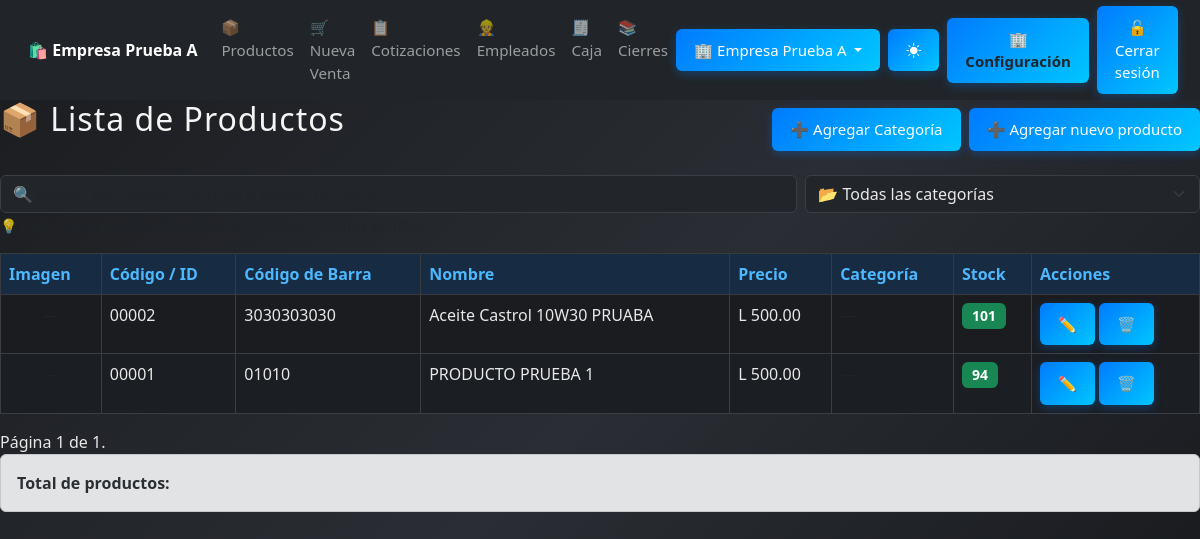
The app's page /productos/ (signed in) with its own data.
### core/models.py (models this page shows, shortened)
class Empresa(models.Model):
    nombre = models.CharField(max_length=150)
    rtn = models.CharField(max_length=20, blank=True, null=True)
    direccion = models.CharField(max_length=255, blank=True, null=True)
    telefono = models.CharField(max_length=20, blank=True, null=True)
    correo = models.EmailField(max_length=150, blank=True, null=True)
    activo = models.BooleanField(default=True)
    creado = models.DateTimeField(auto_now_add=True)

### productos/models.py (models this page shows, shortened)
class Producto(models.Model):
    TIPO_IMPUESTO_CHOICES = [
        ('E', 'Exento'),
        ('G15', 'Gravado 15%'),
        ('G18', 'Gravado 18%'),
        ('EXO', 'Exonerado'),
    ]
    empresa = models.ForeignKey(
        Empresa,
        on_delete=models.PROTECT,
        related_name="productos"
    )
    imagen = models.ImageField(upload_to='productos/', null=True, blank=True)
    codigo = models.CharField(
        max_length=5,
        blank=True,
        db_index=True,
        verbose_name="Código o ID"
    )
    codigo_barra = models.CharField(
        max_length=100,
        blank=True,
        null=True,
        verbose_name="Código de barra"
    )
    nombre = models.CharField(max_length=100)
    descripcion = models.TextField(blank=True)
    precio = models.DecimalField(max_digits=10, decimal_places=2)
    stock = models.IntegerField(default=0)
    categoria = models.ForeignKey(
        Categoria,
        on_delete=models.CASCADE,
        null=True,
        blank=True
    )
    activo = models.BooleanField(default=True)
    fecha_creacion = models.DateTimeField(auto_now_add=True, null=True, blank=True)
    tipo_impuesto = models.CharField(max_length=4, choices=TIPO_IMPUESTO_CHOICES, default='E')
    class Meta:
        ordering = ['nombre']
        verbose_name = "Producto"
        verbose_name_plural = "Productos"
        constraints = [
            models.UniqueConstraint(fields=['empresa', 'codigo'], name='uniq_producto_codigo_por_empresa'),
            models.UniqueConstraint(fields=['empresa', 'codigo_barra'], name='uniq_producto_barra_por_empresa'),
        ]
    @property
    def necesita_restock(self):
        return self.stock <= 5

### productos/views.py (the view, shortened to what this page needs)
# urls.py: path('', views.listar_productos, name='listar_productos'),
@login_required
@requiere_modulo('mod_productos')
@permission_required('productos.view_producto', raise_exception=True)
def listar_productos(request):
    query = (request.GET.get('q') or '').strip()
    categoria_id = (request.GET.get('categoria') or '').strip()
    productos = Producto.objects.filter(empresa=request.empresa)
    if categoria_id.isdigit():
        productos = productos.filter(categoria_id=categoria_id, categoria__empresa=request.empresa)
    productos = productos.order_by('-id')
    paginator = Paginator(productos, 15)
    page_number = request.GET.get('page')
    page_obj = paginator.get_page(page_number)
    categorias = Categoria.objects.filter(empresa=request.empresa).order_by('nombre')
    return render(request, 'productos/listar_productos.html', {
        'page_obj': page_obj,
        'categorias': categorias,
        'categoria_seleccionada': categoria_id,
        'query': query
    })

### core/context_processors.py (called while the page is built)
def empresas_para_superuser(request):
    if request.user.is_authenticated and request.user.is_superuser:
        return {"empresas_selector": Empresa.objects.all().order_by("id")}
    return {"empresas_selector": []}

def empresa_config(request):
    empresa = getattr(request, "empresa", None)
    if not empresa:
        return {"empresa": None}
    config, _ = EmpresaConfig.objects.get_or_create(
        empresa=empresa,
        defaults={
            "nombre": empresa.nombre,
            "rtn": "00000000000000",
            "direccion": "Pendiente",
        }
    )
    return {"empresa": config}

def modulos_config(request):
    empresa = getattr(request, "empresa", None)
    if not empresa:
        return {"modulos": None}
    modulos, _ = ModuloConfig.objects.get_or_create(empresa=empresa)
    return {"modulos": modulos}

### productos/templates/productos/listar_productos.html (shortened to what this page needs)
{% extends 'base.html' %}
{% block content %}
<div class="d-flex justify-content-between align-items-center mb-3">
    <h2>📦 Lista de Productos</h2>
    <div class="d-flex gap-2">
        <a href="{% url 'productos:crear_categoria' %}" class="btn btn-secondary">➕ Agregar Categoría</a>
        <a href="{% url 'productos:agregar_producto' %}" class="btn btn-success">➕ Agregar nuevo producto</a>
    </div>
</div>
<div class="mb-3">
    <div class="row g-2">
        <div class="col-md-8">
            <input type="text" id="search-input" class="form-control" placeholder="🔍 Buscar por código, nombre o código de barra..." value="{{ query }}" autocomplete="off">
        </div>
        <div class="col-md-4">
            <select id="categoria-select" class="form-select">
                <option value="">📂 Todas las categorías</option>
            </select>
        </div>
    </div>
    <small class="text-muted">💡 La búsqueda se actualiza automáticamente mientras escribes</small>
</div>
<div id="productos-container">
    <table class="table table-bordered table-striped table-hover">
        <thead class="table-dark">
            <tr>
                <th>Imagen</th>
                <th>Código / ID</th>
                <th>Código de Barra</th>
                <th>Nombre</th>
                <th>Precio</th>
                <th>Categoría</th>
                <th>Stock</th>
                <th>Acciones</th>
            </tr>
        </thead>
        <tbody id="productos-tbody">
            {% for producto in page_obj.object_list %}
            <tr {% if producto.necesita_restock %}class="table-warning"{% endif %}>
                <td class="text-center">
                {% if producto.imagen %}
                    <img src="{{ producto.imagen.url }}"
                        alt="Imagen"
                        style="max-height:60px; border-radius:6px;">
                {% else %}
                    <span class="text-muted">—</span>
                {% endif %}
                </td>
                <td>{{ producto.codigo }}</td>
                <td>{{ producto.codigo_barra|default:"—" }}</td>
                <td>{{ producto.nombre }}</td>
                <td>L {{ producto.precio|floatformat:2 }}</td>
                <td>
                    {% if producto.categoria %}
                        {{ producto.categoria.nombre }}
                    {% else %}
                        <span class="text-muted">—</span>
                    {% endif %}
                </td>
                <td>
                    <span class="badge {% if producto.necesita_restock %}bg-warning text-dark{% else %}bg-success{% endif %}">
                        {{ producto.stock }}
                    </span>
                </td>
                <td>
                   {% if perms.core.change_producto %}
            <a href="{% url 'productos:editar_producto' producto.id %}"
            class="btn btn-warning btn-sm"
            title="Editar">✏️</a>
        {% endif %}
        {% if perms.core.delete_producto %}
            <a href="{% url 'productos:eliminar_producto' producto.id %}"
            class="btn btn-danger btn-sm"
            title="Eliminar"
            onclick="return confirm('¿Seguro que deseas eliminar este producto?')">🗑️</a>
        {% endif %}
                </td>
            </tr>
            {% empty %}
            <tr>
                <td colspan="7" class="text-center text-muted">No hay productos registrados.</td>
            </tr>
            {% endfor %}
        </tbody>
    </table>
        <div class="pagination">
    <span class="step-links">
        <span class="current">
            Página {{ page_obj.number }} de {{ page_obj.paginator.num_pages }}.
        </span>
    </span>
</div>
</div>
</div>
<div class="alert alert-secondary">
    <strong>Total de productos:</strong>
</div>
{% endblock %}

### core/templates/base.html (shortened to what this page needs)
<!DOCTYPE html>
<html lang="es">
<head>
  {% load static %}
  <link href="https://cdn.jsdelivr.net/npm/bootstrap@5.3.0/dist/css/bootstrap.min.css" rel="stylesheet">
  <link rel="stylesheet" href="{% static 'css/estilo_base.css' %}">
  <link href="https://cdn.jsdelivr.net/npm/bootstrap-icons@1.11.3/font/bootstrap-icons.css" rel="stylesheet">
</head>
<body>
  <nav class="navbar navbar-expand-lg navbar-dark bg-dark sticky-top" id="menu-principal">
    <div class="container-fluid">
      <a class="navbar-brand fw-bold" href="{% url 'dashboard' %}">
        🛍️ {{ request.empresa.nombre|default:"SISTEMAS FAJARDO" }}
      </a>
      <div class="collapse navbar-collapse" id="navbarNav">
        <ul class="navbar-nav me-auto">
          <li class="nav-item">
            <a class="nav-link" href="{% url 'productos:listar_productos' %}">📦 Productos</a>
          </li>
          <li class="nav-item">
            {% if modulos.mod_ventas and perms.ventas.add_venta %}
              <a class="nav-link" href="{% url 'ventas:crear_venta' %}">🛒 Nueva Venta</a>
            {% endif %}
          </li>
          <li class="nav-item">
            {% if modulos.mod_cotizaciones and perms.cotizaciones.view_cotizacion %}
              <a class="nav-link" href="{% url 'cotizaciones:lista_cotizaciones' %}">📋 Cotizaciones</a>
            {% endif %}
          </li>
          <li class="nav-item">
            {% if modulos.mod_empleados and perms.empleados.view_empleado %}
              <a class="nav-link" href="{% url 'empleados:lista_empleados' %}">👷 Empleados</a>
            {% endif %}
          </li>
        <li class="nav-item">
            {% if modulos.mod_caja and perms.caja.add_cajasesion %}
              <a class="nav-link" href="{% url 'caja:abrir_caja' %}">🧾 Caja</a>
            {% endif %}
          </li>
          <li class="nav-item">
            {% if modulos.mod_caja and perms.caja.view_cajasesion %}
            <a class="nav-link" href="{% url 'caja:historial_cajas' %}">📚 Cierres</a>
            {% endif %}
          </li>
        </ul>
        <ul class="navbar-nav ms-auto align-items-center">
                {% if user.is_authenticated and user.is_superuser %}
        <li class="nav-item dropdown me-2">
          <a class="btn btn-outline-info btn-sm dropdown-toggle"
            href="#" role="button" data-bs-toggle="dropdown" aria-expanded="false">
            🏢 {{ request.empresa.nombre|default:"Seleccionar empresa" }}
          </a>
        </li>
        {% endif %}
          <li class="nav-item me-2">
            <button id="themeToggle" class="btn btn-outline-light btn-sm" type="button">
              <i class="bi bi-brightness-high-fill" id="themeIcon"></i>
            </button>
          </li>
          {% if perms.configuracion.view_empresa %}
          <li class="nav-item me-2">
            <a href="{% url 'configuracion:configuracion_empresa' %}"
               class="btn btn-warning btn-sm fw-bold text-dark">
              🏢 Configuración
            </a>
          </li>
          {% endif %}
          {% if user.is_authenticated %}
          <li class="nav-item">
            <form action="{% url 'logout' %}" method="post" class="mb-0">
              <button type="submit" class="btn btn-danger btn-sm">
                🔓 Cerrar sesión
              </button>
            </form>
          </li>
          {% endif %}
        </ul>
      </div>
    </div>
  </nav>
  <div class="container-fluid px-0">
    {% block content %}
    {% endblock %}
</body>
</html>

### static/css/estilo_base.css (style rules this page uses)
h2, h3 { text-align: center; color: #f5f5f5; margin-bottom: 20px; letter-spacing: 1px; transition: color 0.3s ease; }
button, .btn { background: linear-gradient(135deg, #007bff, #00c6ff); color: white; padding: 12px 20px; border: none; border-radius: 6px; font-size: 16px; cursor: pointer; transition: all 0.3s ease; box-shadow: 0 3px 10px rgba(0, 123, 255, 0.3); }
body { background: linear-gradient(135deg, #1a1c1f, #2a2d33, #141619); background-attachment: fixed; color: #f1f1f1; transition: all 0.4s ease; }
@media (max-width: 1200px) { .btn { font-size: 15px; padding: 10px 18px; } }
.navbar, .container, .btn, .contenedor, .form-row, .productos-box { transition: all 0.3s ease; }
.navbar { padding: 0.4rem 1rem !important; }
.navbar-brand { font-size: 1rem; white-space: nowrap; }
.navbar-nav .nav-link { font-size: 0.95rem; padding: 6px 10px; }
html, body { height: 100%; min-height: 100vh; margin: 0; padding: 0; display: flex; flex-direction: column; }
:root { --radius: 6px; }
body:not(.light-mode) { --bs-body-bg: #1b1e22; --bs-body-color: #e8e8e8; --bs-border-color: #3b3f45; --bs-primary-bg-subtle: #172b42; --bs-primary-text: #4db8ff; --bs-card-bg: #22262b; --bs-table-bg: #262b31; --bs-table-striped-bg: #2c3238; --bs-table-hover-bg: #333a42; --bs-warning-bg: #5c4d00; --bs-danger-bg: #5c1f1f; }
body, html { background-color: var(--bs-body-bg) !important; color: var(--bs-body-color) !important; }
input, select, textarea { background-color: var(--bs-card-bg) !important; color: var(--bs-body-color) !important; border-color: var(--bs-border-color) !important; }
.table { background-color: var(--bs-table-bg) !important; color: var(--bs-body-color) !important; }
.table thead th { background-color: var(--bs-primary-bg-subtle) !important; color: var(--bs-primary-text) !important; }
.table-striped > tbody > tr:nth-of-type(odd) { background-color: var(--bs-table-striped-bg) !important; }
.btn { border-radius: var(--radius); }

### productos/templates/productos/listar_productos.html (style rules this page uses)
#productos-tbody tr { transition: background-color 0.2s ease; }
.badge { font-size: 14px; padding: 6px 10px; }

### records on screen
Empresa: empresa.nombre "Empresa Prueba A"
Producto: codigo "00002", codigo_barra "3030303030", nombre "Aceite Castrol 10W30 PRUABA", precio "500.00", stock "101"
Producto: codigo "00001", codigo_barra "01010", nombre "PRODUCTO PRUEBA 1", precio "500.00", stock "94"

### other values on screen
{{ page_obj.number }} "1"
{{ page_obj.paginator.num_pages }} "1"
